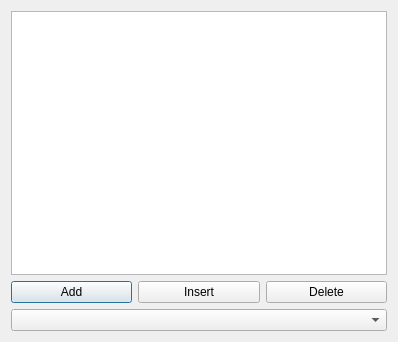
<?xml version="1.0" encoding="UTF-8"?>
<ui version="4.0">
 <class>Dialog</class>
 <widget class="QDialog" name="Dialog">
  <property name="geometry">
   <rect>
    <x>0</x>
    <y>0</y>
    <width>398</width>
    <height>342</height>
   </rect>
  </property>
  <property name="windowTitle">
   <string>Dialog</string>
  </property>
  <layout class="QVBoxLayout" name="verticalLayout">
   <item>
    <widget class="QListView" name="listView"/>
   </item>
   <item>
    <layout class="QHBoxLayout" name="horizontalLayout">
     <item>
      <widget class="QPushButton" name="pushButton">
       <property name="text">
        <string>Add</string>
       </property>
      </widget>
     </item>
     <item>
      <widget class="QPushButton" name="pushButton_2">
       <property name="text">
        <string>Insert</string>
       </property>
      </widget>
     </item>
     <item>
      <widget class="QPushButton" name="pushButton_3">
       <property name="text">
        <string>Delete</string>
       </property>
      </widget>
     </item>
    </layout>
   </item>
   <item>
    <widget class="QComboBox" name="comboBox"/>
   </item>
  </layout>
 </widget>
 <resources/>
 <connections/>
</ui>
